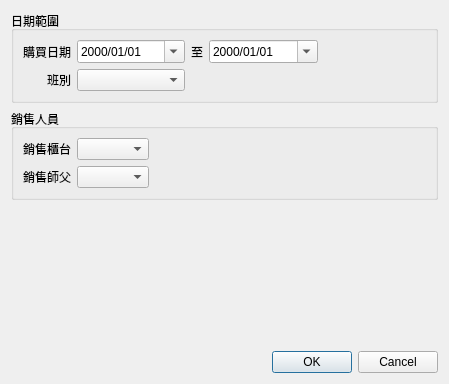
<?xml version="1.0" encoding="UTF-8"?>
<ui version="4.0">
 <class>Dialog_massage_purchase_list</class>
 <widget class="QDialog" name="Dialog_massage_purchase_list">
  <property name="windowModality">
   <enum>Qt::NonModal</enum>
  </property>
  <property name="geometry">
   <rect>
    <x>0</x>
    <y>0</y>
    <width>449</width>
    <height>384</height>
   </rect>
  </property>
  <property name="sizePolicy">
   <sizepolicy hsizetype="Preferred" vsizetype="Preferred">
    <horstretch>0</horstretch>
    <verstretch>0</verstretch>
   </sizepolicy>
  </property>
  <property name="windowTitle">
   <string>購買查詢</string>
  </property>
  <property name="modal">
   <bool>false</bool>
  </property>
  <layout class="QVBoxLayout" name="verticalLayout">
   <item>
    <widget class="QGroupBox" name="groupBox_2">
     <property name="title">
      <string>日期範圍</string>
     </property>
     <property name="flat">
      <bool>true</bool>
     </property>
     <layout class="QGridLayout" name="gridLayout_2">
      <item row="0" column="0">
       <widget class="QLabel" name="label_5">
        <property name="text">
         <string>購買日期</string>
        </property>
       </widget>
      </item>
      <item row="0" column="3">
       <widget class="QDateEdit" name="dateEdit_end_date">
        <property name="sizePolicy">
         <sizepolicy hsizetype="Expanding" vsizetype="Fixed">
          <horstretch>0</horstretch>
          <verstretch>0</verstretch>
         </sizepolicy>
        </property>
        <property name="currentSection">
         <enum>QDateTimeEdit::YearSection</enum>
        </property>
        <property name="displayFormat">
         <string>yyyy/MM/dd</string>
        </property>
        <property name="calendarPopup">
         <bool>true</bool>
        </property>
       </widget>
      </item>
      <item row="0" column="4">
       <spacer name="horizontalSpacer">
        <property name="orientation">
         <enum>Qt::Horizontal</enum>
        </property>
        <property name="sizeHint" stdset="0">
         <size>
          <width>40</width>
          <height>20</height>
         </size>
        </property>
       </spacer>
      </item>
      <item row="0" column="1">
       <widget class="QDateEdit" name="dateEdit_start_date">
        <property name="sizePolicy">
         <sizepolicy hsizetype="Expanding" vsizetype="Fixed">
          <horstretch>0</horstretch>
          <verstretch>0</verstretch>
         </sizepolicy>
        </property>
        <property name="autoFillBackground">
         <bool>false</bool>
        </property>
        <property name="buttonSymbols">
         <enum>QAbstractSpinBox::UpDownArrows</enum>
        </property>
        <property name="showGroupSeparator" stdset="0">
         <bool>false</bool>
        </property>
        <property name="currentSection">
         <enum>QDateTimeEdit::YearSection</enum>
        </property>
        <property name="displayFormat">
         <string>yyyy/MM/dd</string>
        </property>
        <property name="calendarPopup">
         <bool>true</bool>
        </property>
       </widget>
      </item>
      <item row="0" column="2">
       <widget class="QLabel" name="label_2">
        <property name="text">
         <string>至</string>
        </property>
        <property name="alignment">
         <set>Qt::AlignCenter</set>
        </property>
       </widget>
      </item>
      <item row="1" column="0">
       <widget class="QLabel" name="label_6">
        <property name="text">
         <string>班別</string>
        </property>
        <property name="alignment">
         <set>Qt::AlignRight|Qt::AlignTrailing|Qt::AlignVCenter</set>
        </property>
       </widget>
      </item>
      <item row="1" column="1">
       <widget class="QComboBox" name="comboBox_period"/>
      </item>
     </layout>
    </widget>
   </item>
   <item>
    <widget class="QGroupBox" name="groupBox_3">
     <property name="title">
      <string>銷售人員</string>
     </property>
     <property name="flat">
      <bool>true</bool>
     </property>
     <layout class="QGridLayout" name="gridLayout_3">
      <item row="1" column="0">
       <widget class="QLabel" name="label_4">
        <property name="text">
         <string>銷售師父</string>
        </property>
       </widget>
      </item>
      <item row="0" column="0">
       <widget class="QLabel" name="label">
        <property name="text">
         <string>銷售櫃台</string>
        </property>
       </widget>
      </item>
      <item row="0" column="2">
       <spacer name="horizontalSpacer_3">
        <property name="orientation">
         <enum>Qt::Horizontal</enum>
        </property>
        <property name="sizeHint" stdset="0">
         <size>
          <width>40</width>
          <height>20</height>
         </size>
        </property>
       </spacer>
      </item>
      <item row="0" column="1">
       <widget class="QComboBox" name="comboBox_cashier"/>
      </item>
      <item row="1" column="1">
       <widget class="QComboBox" name="comboBox_massager"/>
      </item>
     </layout>
    </widget>
   </item>
   <item>
    <spacer name="verticalSpacer">
     <property name="orientation">
      <enum>Qt::Vertical</enum>
     </property>
     <property name="sizeHint" stdset="0">
      <size>
       <width>20</width>
       <height>40</height>
      </size>
     </property>
    </spacer>
   </item>
   <item>
    <widget class="QDialogButtonBox" name="buttonBox">
     <property name="orientation">
      <enum>Qt::Horizontal</enum>
     </property>
     <property name="standardButtons">
      <set>QDialogButtonBox::Cancel|QDialogButtonBox::Ok</set>
     </property>
     <property name="centerButtons">
      <bool>false</bool>
     </property>
    </widget>
   </item>
  </layout>
 </widget>
 <resources/>
 <connections>
  <connection>
   <sender>buttonBox</sender>
   <signal>accepted()</signal>
   <receiver>Dialog_massage_purchase_list</receiver>
   <slot>accept()</slot>
   <hints>
    <hint type="sourcelabel">
     <x>248</x>
     <y>254</y>
    </hint>
    <hint type="destinationlabel">
     <x>157</x>
     <y>274</y>
    </hint>
   </hints>
  </connection>
  <connection>
   <sender>buttonBox</sender>
   <signal>rejected()</signal>
   <receiver>Dialog_massage_purchase_list</receiver>
   <slot>reject()</slot>
   <hints>
    <hint type="sourcelabel">
     <x>316</x>
     <y>260</y>
    </hint>
    <hint type="destinationlabel">
     <x>286</x>
     <y>274</y>
    </hint>
   </hints>
  </connection>
 </connections>
</ui>
